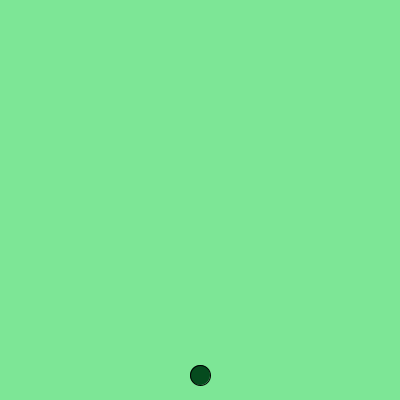
Frame 1 (no input)
Frame 60 (the mouse pressed at the canvas centre just before this capture): identical to frame 1, image omitted
Frame 120 (the mouse held since frame 60 and released just before this capture): identical to frame 1, image omitted

The Processing sketch that drew this single still picture (run headless with seeded random() and noise(); from frame 60 on, the mouse is pressed at the canvas centre):

// Processing sketch: Frogger
// ── Frogger.pde
int frogX = 200;
int frogY = 375;
class Car{
 int carX;
 int carY;
 int carLength;
 int carWidth;
 int carSpeed;
 Car(int carX, int carY, int carLength, int carWidth, int carSpeed){
   this.carX = carX;
   this.carY = carY;
   this.carLength = carLength;
   this.carWidth = carWidth;
   this.carSpeed = carSpeed;
 }
}
 Car car1;

void setup(){
  size(400,400);
  car1 = new Car(20,300,40,30,5);
}

void draw(){
 
  background(125,230,150);
  fill(5,75, 30);
  ellipse(frogX, frogY, 20, 20);
  boundaries();
}

void boundaries(){
  if(frogY<10){
   frogY+=40;
  }
  if(frogY>380){
   frogY-=20;
  }
  if(frogX>380){
   frogX-=20;
  }
  if(frogX<10){
   frogX+=20;
  }
}

void keyPressed()
{
   
      if(key == CODED){
            if(keyCode == UP)
            {
                  frogY-=20;
            }
            else if(keyCode == DOWN)
            {
                  frogY+=20;
            }
            else if(keyCode == RIGHT)
            {
                  frogX+=20;
            }
            else if(keyCode == LEFT)
            {
                 frogX-=20;
            }
      }
}
